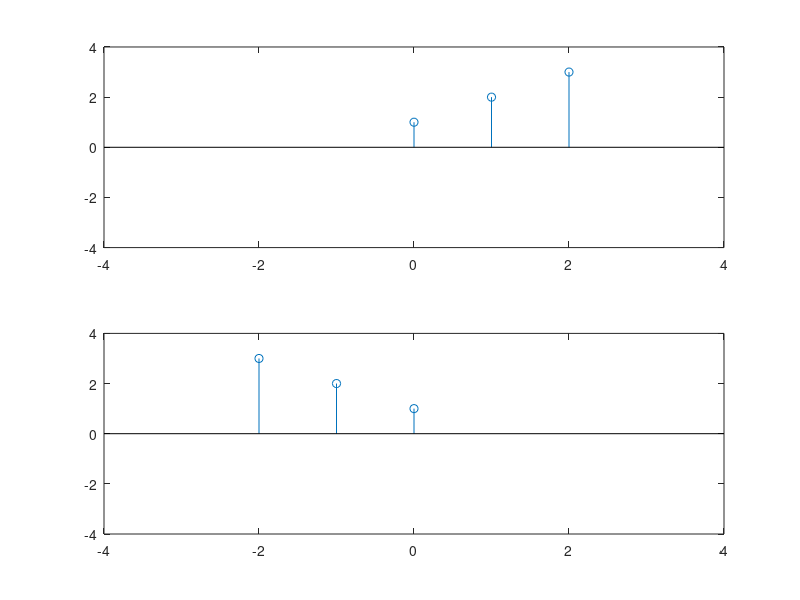

The MATLAB script that drew this image:
n=[0,1,2];
x_n= 1*(n==0) + 2*(n==1) + 3*(n==2); 
subplot(2,1,1);
stem(n,x_n);
axis([-4 4 -4 4]);

subplot(2,1,2);
n=-1*n; %time reversal
stem(n,x_n);
axis([-4 4 -4 4]);

